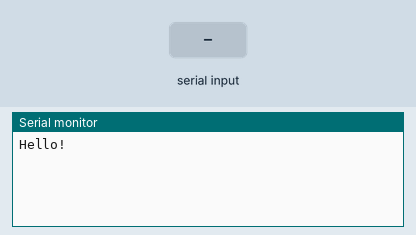
Recording of a sketch running on a simulated Arduino Uno, built with avr-gcc and run on an emulated ATmega328P. Shown: the last lines printed to the serial monitor. Inputs (shaded band) come from the test bench.

Above: at 1.2 s.
1.3 s: "1" received over the second serial link
At 2.0 s:
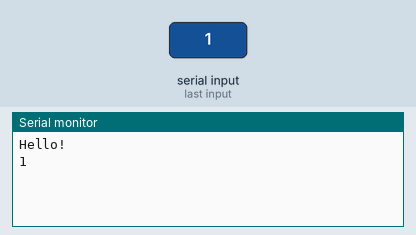
2.9 s: "0" received over the second serial link
At 4.4 s:
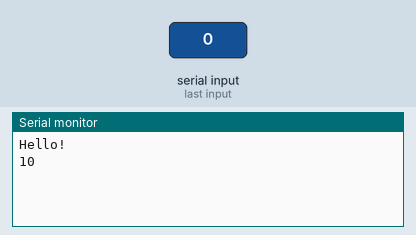

The sketch:

cks_bluetooth_test.ino
```cpp
#include <SoftwareSerial.h>

#define txPin 5


SoftwareSerial LCD = SoftwareSerial(0, txPin);
SoftwareSerial BTSerial(2, 3); //Connect HC-06. Use your (TX, RX) settings

// since the LCD does not send data back to the Arduino, we should only define the txPin

const int LCDdelay=10;  // conservative, 2 actually works


// wbp: goto with row & column

void lcdPosition(int row, int col) {
  LCD.write(0x1B);   //command flag
  LCD.write(0x4C);   //command flag
  LCD.write(col);    //position
  LCD.write(row);    //position
  delay(LCDdelay);
}

void clearLCD(){
  LCD.write(0x1B);   //command flag
  LCD.write(0x43);   //clear command.
  delay(LCDdelay);
}

void backlightOn() {  //turns on the backlight
  LCD.write(0x1B);   //command flag for backlight stuff
  LCD.write(0x42);    //light level.
  delay(LCDdelay);
}

void backlightOff(){  //turns off the backlight
  LCD.write(0x1B);   //command flag for backlight stuff
  LCD.write(0x62);     //light level for off.
   delay(LCDdelay);
}

void serCommand(){   //a general function to call the command flag for issuing all other commands
  LCD.write(0x1B);
}

void setup()
{
  Serial.begin(9600);
  Serial.println("Hello!");

  pinMode(txPin, OUTPUT);
  LCD.begin(9600);
  clearLCD();
  lcdPosition(0,0);
  LCD.print("Let's chat");

  BTSerial.begin(9600);  // set the data rate for the BT port
}

/* time */
unsigned long prevReceivedTime = 0;
unsigned long curReceivedTime = 0;
int currentLine = 0;  // Display character at 0 or 1 line

/* time */
unsigned long tprevReceivedTime = 0;
unsigned long tcurReceivedTime = 0;
int tcurrentLine = 0;  // Display character at 0 or 1 line

void loop()
{
  //--------------------------------
  // BT –> Data –> Serial
  //--------------------------------
  int i = 0;
  char  commandbuffer[100];

  if (BTSerial.available()) {
    delay(100);
    while (  BTSerial.available() && i < 99 ){
      commandbuffer[i++] = BTSerial.read();
    }
    commandbuffer[i++]='\0';
  }

  if(i>0){

     // Serial Monitor Display
     Serial.print((char*)commandbuffer);

     //LCD Display
     lcdPosition(1,0);
     LCD.print((char*)commandbuffer);
     delay(1000);
     lcdPosition(1,0);
     LCD.print("                ");
  }

  //--------------------------------
  // Serial –> Data –> BT
  //--------------------------------
  int j = 0;
  char  responsebuffer[100];

  if (Serial.available()) {
    delay(100);
    while (  Serial.available() && j < 99 ){
      responsebuffer[j++] = Serial.read();
    }
    responsebuffer[j++]='\0';
  }

  if(j>0){
    // BT Dispaly
     BTSerial.write((char*)responsebuffer);

     //LCD Display
     lcdPosition(0,0);
     LCD.print((char*)responsebuffer);
     delay(1000);
     lcdPosition(0,0);
     LCD.print("                ");
  }

}
```

Measured:
- after the input at 1.3 s, the serial monitor: prints a new line after 0.10 s (image 1)
- after the input at 2.9 s, the serial monitor: prints a new line after 0.10 s (image 2)
